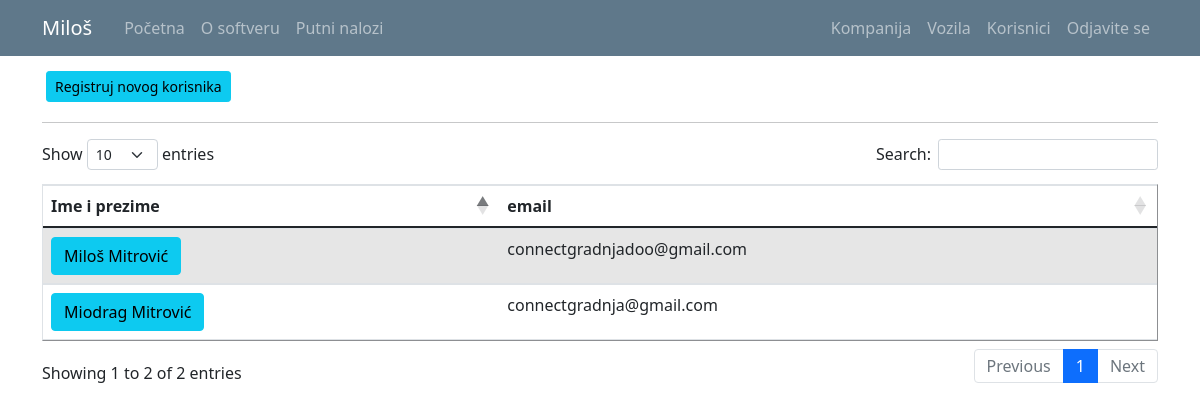
The page /user_list (signed in) on the database as committed earlier.
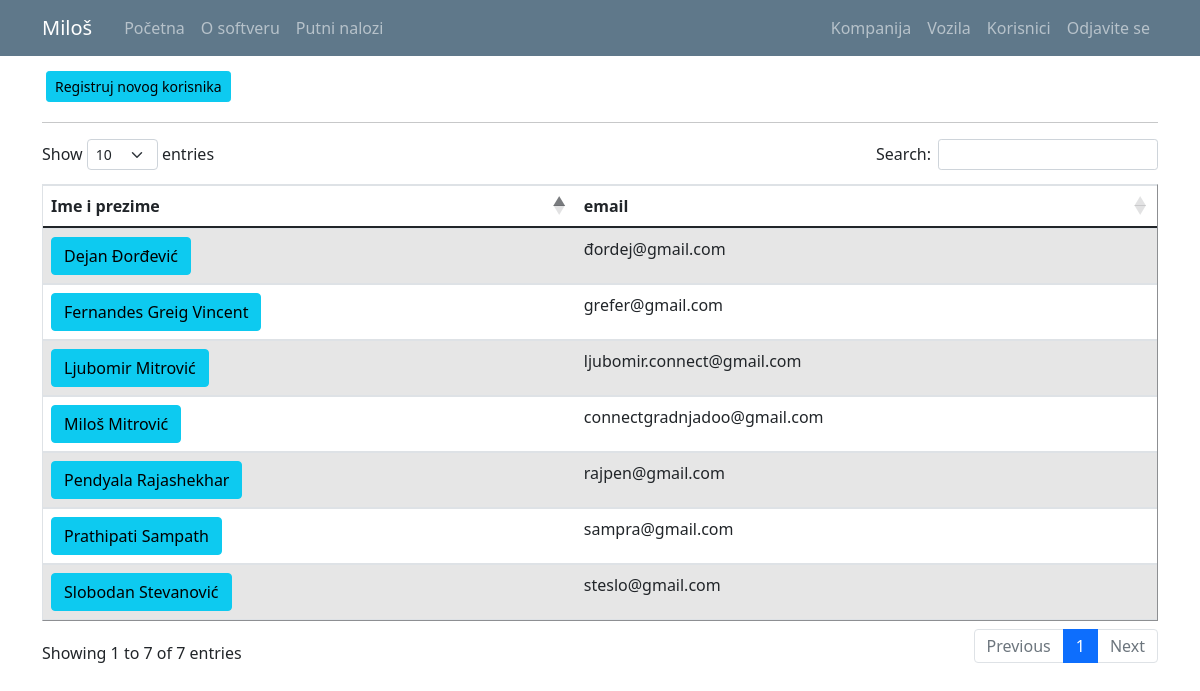
The same page on the database as committed later.
### putninalozi/models.py (models this page shows, shortened)
class User(db.Model, UserMixin):
    id = db.Column(db.Integer, primary_key=True)
    email = db.Column(db.String(120), unique=True, nullable=False)
    password = db.Column(db.String(60), nullable = False)
    name = db.Column(db.String(20), unique=False, nullable=False)
    surname = db.Column(db.String(20), unique=False, nullable=False)
    gender = db.Column(db.String(1)) #(0, "srednji"), (1, "muški"), (2, "ženski")
    workplace = db.Column(db.String(20), unique=False, nullable=False)
    authorization = db.Column(db.String(10), nullable = False) # ovde treba da budu tipovi korisnika: S_admin, C_admin, C_user
    company_id = db.Column(db.Integer, db.ForeignKey('company.id'), nullable=True)
    default_vehicle = db.Column(db.Integer) #kod radnika koji imaju svoj auto, da bude podrazumevana vrednost id tog vozila
    travelwarrants = db.relationship('TravelWarrant', backref='travelwarrant_user', lazy=True)

### putninalozi/users/routes.py (the view)
@users.route("/user_list")
def user_list():
    if not current_user.is_authenticated:
        flash('Da bi ste pristupili ovoj stranici treba da budete ulogovani.', 'danger')
        return redirect(url_for('users.login'))
    users = User.query.all()
    return render_template('user_list.html', title='Users', users=users)

### putninalozi/models.py (called while the page is built)
@login_manager.user_loader
def load_user(user_id):
    return User.query.get(int(user_id))

### putninalozi/templates/user_list.html (shortened to what this page needs)
{% extends "layout.html" %}
{% block content %}
{% if current_user.authorization != 'c_user' %}
  <a class="btn btn-info btn-sm m-1" href="{{ url_for('users.register_u') }}">Registruj novog korisnika</a>
{% endif %}
<hr>
<table id="data" border="1" class="table table-striped">
  {% if current_user.authorization == 's_admin' %}
    <thead>
      <tr id="header">
        <th>Ime i prezime</th>
        <th>Kompanija</th>
        <th>Autorizacija</th>
        <th>email</th>
      </tr>
    </thead>
    <tbody>
      {% for user in users %}
        <tr>
          <td> <a class="mr-2 btn btn-info" href="{{ url_for('users.user_profile', user_id=user.id) }}" title="Uređivanje Korisnika">{{ user.name }} {{ user.surname }}</a> </td>
          <td>{{ user.user_company.companyname }}</td>
          <td>{{ user.authorization }}</td>
          <td>{{ user.email }}</td>
        </tr>
      {% endfor %}
    </tbody>
  {% elif current_user.authorization == 'c_admin' %}
    <thead>
      <tr id="header">
        <th>Ime i prezime</th>
        <th>email</th>
      </tr>
    </thead>
    <tbody>
      {% for user in users %}
        {% if user.user_company.id == current_user.user_company.id %}
          <tr>
            <td> <a class="mr-2 btn btn-info" href="{{ url_for('users.user_profile', user_id=user.id) }}" title="Uređivanje Korisnika">{{ user.name }} {{ user.surname }}</a> </td>
            <td>{{ user.email }}</td>
          </tr>
        {% endif %}
      {% endfor %}
    </tbody>
  {% endif %}
</table>
{% endblock %}

### putninalozi/templates/layout.html (shortened to what this page needs)
<!doctype html>
<html lang="en">
  <head>
    <link rel="stylesheet" href="https://cdn.jsdelivr.net/npm/bootstrap@4.3.1/dist/css/bootstrap.min.css">
    <link rel="stylesheet" type="text/css" href="{{ url_for('static', filename='main.css') }}">
    <link href="https://cdn.jsdelivr.net/npm/bootstrap@5.0.1/dist/css/bootstrap.min.css" rel="stylesheet">
    <link rel="stylesheet" type="text/css" href="https://cdn.datatables.net/1.10.25/css/dataTables.bootstrap5.css">
  </head>
  <body>
    <header class="site-header">
      <nav class="navbar navbar-expand-md navbar-dark bg-steel fixed-top">
        <div class="container">
          <a class="navbar-brand mr-4" href="/">{{ current_user.name }}</a>
          <div class="collapse navbar-collapse" id="navbarToggle">
            <div class="navbar-nav mr-auto">
              {% if current_user.is_authenticated %}
                <a class="nav-item nav-link" href="{{ url_for('main.home') }}">Početna</a>
                <a class="nav-item nav-link" href="{{ url_for('main.about') }}">O softveru</a>
                <a class="nav-item nav-link" href="{{ url_for('travel_warrants.travel_warrant_list') }}">Putni nalozi</a>
              {% else %}
                <a class="nav-item nav-link" href="{{ url_for('main.home') }}">Početna</a>
                <a class="nav-item nav-link" href="{{ url_for('main.about') }}">O softveru</a>
              {% endif %}
            </div>
            <div class="navbar-nav">
              {% if current_user.is_authenticated %}
                {% if current_user.authorization == 's_admin' %}
                  <a class="nav-item nav-link" href="{{ url_for('companys.company_list') }}">Kompanija</a>
                  <a class="nav-item nav-link" href="{{ url_for('vehicles.vehicle_list') }}">Vozila</a>
                  <a class="nav-item nav-link" href="{{ url_for('users.user_list') }}">Korisnici</a>
                  <a class="nav-item nav-link" href="{{ url_for('users.logout') }}">Odjavite se</a>
                {% elif current_user.authorization == 'c_admin'%}
                  <a class="nav-item nav-link" href="{{ url_for('companys.company_list') }}">Kompanija</a>
                  <a class="nav-item nav-link" href="{{ url_for('vehicles.vehicle_list') }}">Vozila</a>
                  <a class="nav-item nav-link" href="{{ url_for('users.user_list') }}">Korisnici</a>
                  <a class="nav-item nav-link" href="{{ url_for('users.logout') }}">Odjavite se</a>
                {% else %}
                  <a class="nav-item nav-link" href="{{ url_for('users.logout') }}">Odjavite se</a>
                {% endif %}
              {% else %}
                <a class="nav-item nav-link" href="{{ url_for('users.login') }}">Prijavljivanje</a>
              {% endif %}
            </div>
          </div>
        </div>
      </nav>
    </header>
    <main role="main" class="container">
      <div class="row">
        <div class="col-md-12">
          {% block content %}{% endblock %}
        </div>
      </div>
    </main>
  </body>
</html>

Rows that differ between the two databases and show on the page:
no longer on this page (row unchanged): User: name "Miodrag", surname "Mitrović", email "connectgradnja@gmail.com"
added User: name "Slobodan", surname "Stevanović", email "steslo@gmail.com"
added User: name "Dejan", surname "Đorđević", email "đordej@gmail.com"
added User: name "Ljubomir", surname "Mitrović", email "ljubomir.connect@gmail.com"
added User: name "Pendyala", surname "Rajashekhar", email "rajpen@gmail.com"
added User: name "Prathipati", surname "Sampath", email "sampra@gmail.com"
added User: name "Fernandes", surname "Greig Vincent", email "grefer@gmail.com"
Other text that changed with them:
text written by a page script: "Show entries Search: Showing 1 to 2 of 2 entries Previous 1 Next" → "Show entries Search: Showing 1 to 7 of 7 entries Previous 1 Next"
